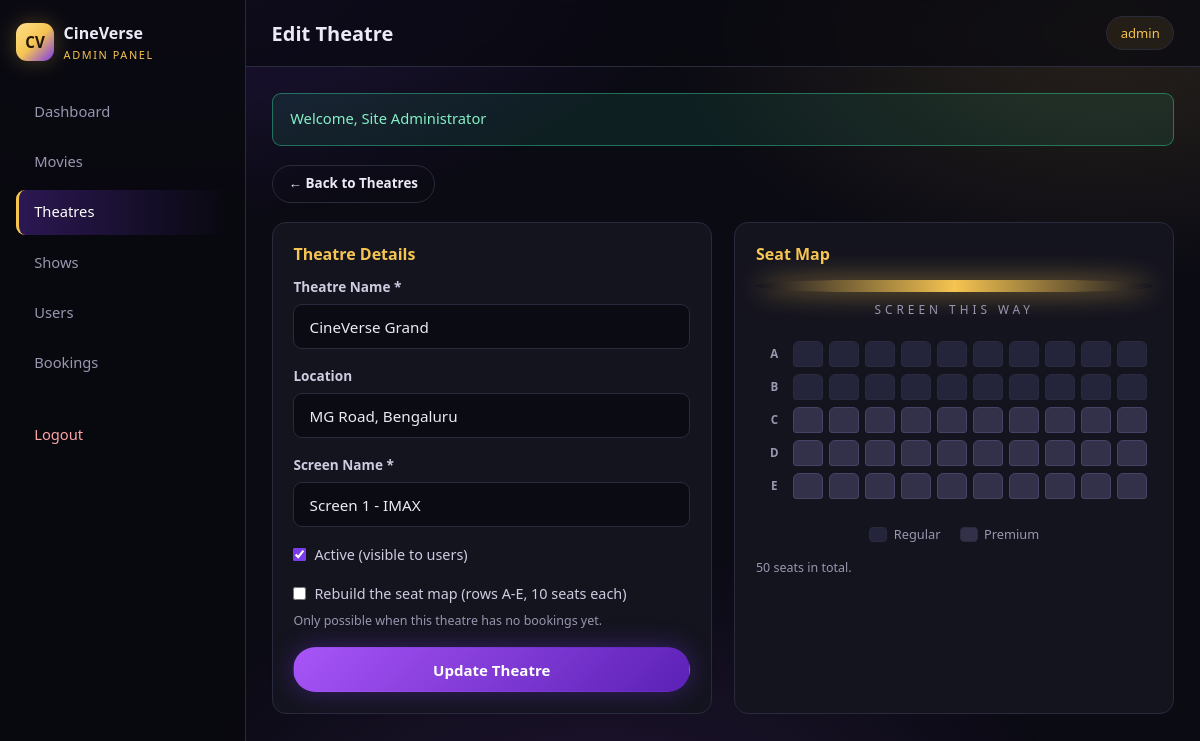
/admin/theatre_form.php?id=1 (signed in), run on the app's committed database.
### tables this page shows
CREATE TABLE `theatres` (
  `id`         INT AUTO_INCREMENT PRIMARY KEY,
  `name`       VARCHAR(120) NOT NULL,
  `location`   VARCHAR(120) DEFAULT NULL,
  `screen_name` VARCHAR(80) DEFAULT 'Screen 1',
  `is_active`  TINYINT(1) DEFAULT 1,
  `created_at` TIMESTAMP DEFAULT CURRENT_TIMESTAMP
);

### includes/auth.php (called while the page is built, shortened)
<?php
function is_admin_logged_in()
{
    return isset($_SESSION['admin_id']);
}
function current_admin($pdo)
{
    $stmt = $pdo->prepare("SELECT * FROM admins WHERE id = ?");
    $stmt->execute(array($_SESSION['admin_id']));
    return $stmt->fetch() ?: null;
}

### admin/theatre_form.php (the view, shortened to what this page needs)
<?php
require_once __DIR__ . '/../config/db.php';
require_once __DIR__ . '/../includes/functions.php';
require_once __DIR__ . '/../includes/auth.php';
$theatre_id = isset($_GET['id']) ? (int) $_GET['id'] : 0;
$is_edit   = ($theatre_id > 0);
$theatre = array(
    'name' => '', 'location' => '', 'screen_name' => 'Screen 1', 'is_active' => 1
);
if ($is_edit) {
    $stmt = $pdo->prepare("SELECT * FROM theatres WHERE id = ?");
    $stmt->execute(array($theatre_id));
    $found = $stmt->fetch();
    $theatre = array_merge($theatre, $found);
}
$seat_rows = array();
if ($theatre_id > 0) {
    $stmt = $pdo->prepare("SELECT * FROM seats WHERE theatre_id = ? ORDER BY seat_row, seat_number");
    $stmt->execute(array($theatre_id));
    $seat_total = 0;
    foreach ($stmt->fetchAll() as $s) {
        $seat_rows[$s['seat_row']][] = $s;
        $seat_total++;
    }
    ksort($seat_rows);
}
$page_title = $is_edit ? 'Edit Theatre' : 'Add Theatre';
require __DIR__ . '/../includes/admin_header.php';
?>
<div class="toolbar-admin">
  <a class="btn btn-ghost btn-sm" href="<?php echo url('admin/theatres.php'); ?>">&larr; Back to Theatres</a>
</div>
<div class="grid-2">
  <div class="card">
    <h3><?php echo $is_edit ? 'Theatre Details' : 'Add a New Theatre'; ?></h3>
    <form method="post" action="" data-validate-form novalidate>
      <div class="field">
        <label for="name">Theatre Name *</label>
        <input type="text" id="name" name="name" value="<?php echo e($theatre['name']); ?>"
               placeholder="e.g. CineVerse Grand" data-validate="required" required>
      </div>
      <div class="field">
        <label for="location">Location</label>
        <input type="text" id="location" name="location" value="<?php echo e($theatre['location']); ?>"
               placeholder="e.g. MG Road, Bengaluru">
      </div>
      <div class="field">
        <label for="screen_name">Screen Name *</label>
        <input type="text" id="screen_name" name="screen_name" value="<?php echo e($theatre['screen_name']); ?>"
               placeholder="e.g. Screen 1 - IMAX" data-validate="required" required>
      </div>
      <div class="field">
        <label class="checkbox">
          <input type="checkbox" name="is_active" value="1" <?php echo $theatre['is_active'] ? 'checked' : ''; ?>>
          <span>Active (visible to users)</span>
        </label>
      </div>
      <?php if ($is_edit): ?>
        <div class="field">
          <label class="checkbox">
            <input type="checkbox" name="rebuild_seats" value="1">
            <span>Rebuild the seat map (rows A-E, 10 seats each)</span>
          </label>
          <p class="hint">Only possible when this theatre has no bookings yet.</p>
        </div>
      <?php endif; ?>
      <button type="submit" class="btn btn-purple btn-block">
        <?php echo $is_edit ? 'Update Theatre' : 'Add Theatre'; ?>
      </button>
    </form>
  </div>
  <div class="card">
    <h3>Seat Map</h3>
    <?php if (empty($seat_rows)): ?>
      <p class="hint">
        No seats yet. A new theatre automatically gets 50 seats
        (rows A and B regular, rows C, D and E premium).
      </p>
    <?php else: ?>
      <div class="screen" style="margin:1rem 0 1.4rem">
        <div class="screen-bar"></div>
        <div class="screen-label">Screen This Way</div>
      </div>
      <div class="seat-map" style="display:block;text-align:center">
        <?php foreach ($seat_rows as $row_label => $row_seats): ?>
          <div class="seat-row" style="justify-content:center">
            <span class="seat-row-label"><?php echo e($row_label); ?></span>
            <?php foreach ($row_seats as $seat): ?>
              <span class="seat seat-<?php echo e($seat['seat_type']); ?>"
                    style="cursor:default"
                    title="<?php echo e($seat['seat_label'] . ' - ' . ucfirst($seat['seat_type'])); ?>">
              </span>
            <?php endforeach; ?>
          </div>
        <?php endforeach; ?>
      </div>
      <div class="seat-legend">
        <span class="legend-item"><span class="legend-swatch legend-regular"></span> Regular</span>
        <span class="legend-item"><span class="legend-swatch legend-premium"></span> Premium</span>
      </div>
      <p class="hint" style="margin-top:.8rem"><?php echo $seat_total; ?> seats in total.</p>
    <?php endif; ?>
  </div>
</div>
<?php require __DIR__ . '/../includes/admin_footer.php'; ?>

### includes/admin_header.php (shortened to what this page needs)
<?php
$page_title = isset($page_title) ? $page_title : 'Admin';
$admin_user = current_admin($pdo);
$current_file = basename($_SERVER['SCRIPT_NAME']);
?>
<!DOCTYPE html>
<html lang="en">
<head>
<link rel="stylesheet" href="<?php echo url('assets/css/style.css'); ?>">
</head>
<body class="admin-body">
<aside class="admin-sidebar" id="adminSidebar">
  <a class="admin-brand" href="<?php echo url('admin/index.php'); ?>">
    <span class="brand-mark">CV</span>
    <span><?php echo e(SITE_NAME); ?><small>Admin Panel</small></span>
  </a>
  <nav class="admin-nav">
    <a class="<?php echo $current_file === 'index.php' ? 'active' : ''; ?>" href="<?php echo url('admin/index.php'); ?>">Dashboard</a>
    <a class="<?php echo in_array($current_file, array('movies.php','movie_form.php')) ? 'active' : ''; ?>" href="<?php echo url('admin/movies.php'); ?>">Movies</a>
    <a class="<?php echo in_array($current_file, array('theatres.php','theatre_form.php')) ? 'active' : ''; ?>" href="<?php echo url('admin/theatres.php'); ?>">Theatres</a>
    <a class="<?php echo in_array($current_file, array('shows.php','show_form.php')) ? 'active' : ''; ?>" href="<?php echo url('admin/shows.php'); ?>">Shows</a>
    <a class="<?php echo $current_file === 'users.php' ? 'active' : ''; ?>" href="<?php echo url('admin/users.php'); ?>">Users</a>
    <a class="<?php echo $current_file === 'bookings.php' ? 'active' : ''; ?>" href="<?php echo url('admin/bookings.php'); ?>">Bookings</a>
    <a class="logout" href="<?php echo url('admin/logout.php'); ?>">Logout</a>
  </nav>
</aside>
<div class="admin-main">
  <header class="admin-topbar">
    <h1><?php echo e($page_title); ?></h1>
    <div class="admin-user">
      <?php echo e($admin_user ? $admin_user['username'] : 'admin'); ?>
    </div>
  </header>
  <div class="admin-content">

### data on the page
theatres: name "CineVerse Grand", location "MG Road, Bengaluru", screen_name "Screen 1 - IMAX", is_active "☑"

### other printed values
SITE_NAME "CineVerse"
$page_title "Edit Theatre"
$admin_user ? $admin_user['username'] : 'admin' "admin"
$flash['message'] "Welcome, Site Administrator"
$row_label "A"
$row_label "B"
$row_label "C"
$row_label "D"
$row_label "E"
$seat_total "50"
